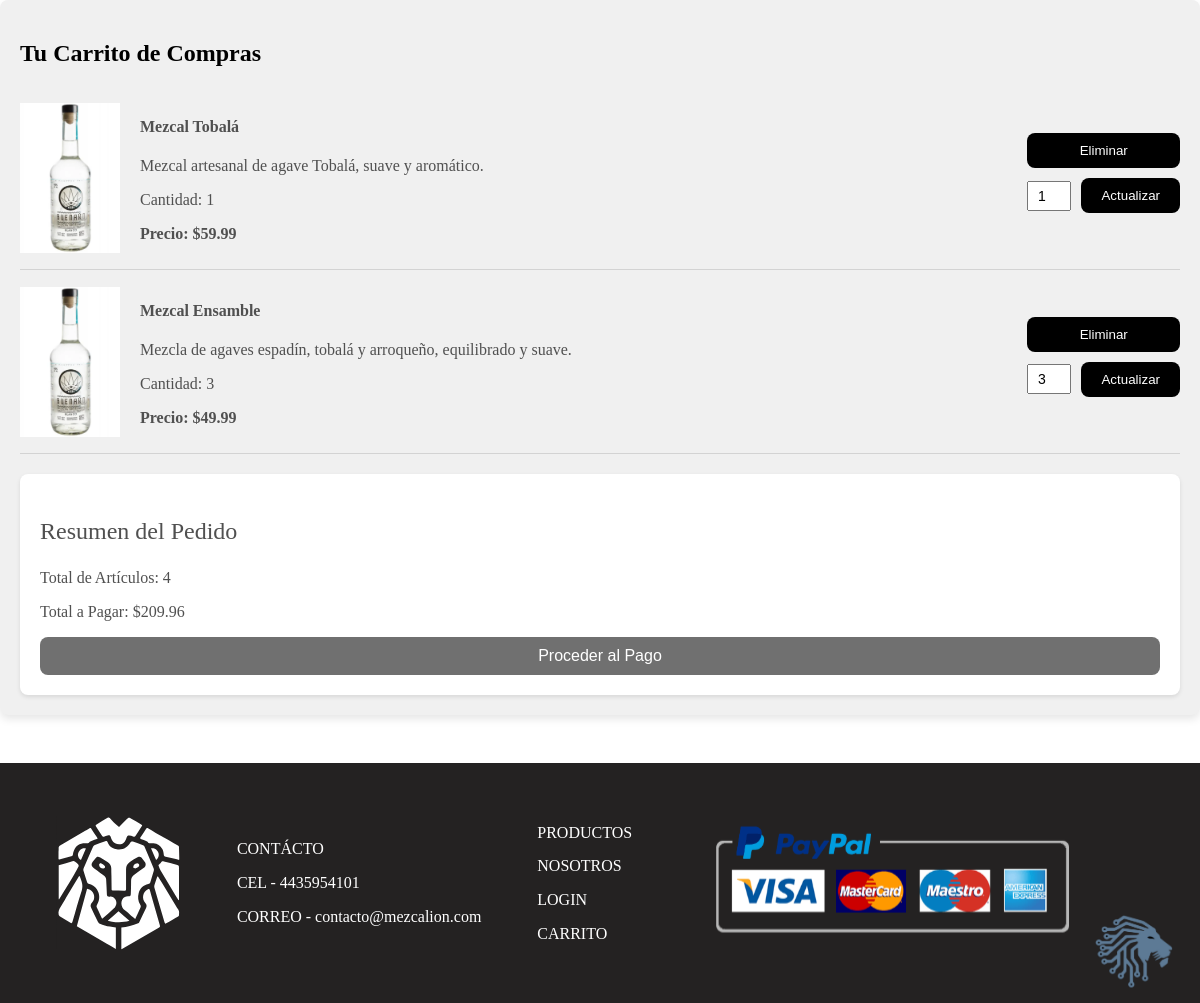
The app's page /carrito.php (signed in) with its own data.
### tables this page shows
CREATE TABLE `carrito_mezcales` (
  `ID_carrito` int(11) NOT NULL,
  `ID_mezcal` int(11) NOT NULL,
  `Cantidad` int(11) NOT NULL
);

CREATE TABLE `mezcales` (
  `ID_mezcal` int(11) NOT NULL,
  `Nombre_mezcal` varchar(255) NOT NULL,
  `Descripcion` text DEFAULT NULL,
  `Precio` decimal(10,2) NOT NULL,
  `Volumen` int(11) NOT NULL,
  `Imagen_mezcal` varchar(255) DEFAULT NULL,
  `Cantidad` int(11) NOT NULL,
  `Tipo_de_mezcal` varchar(255) DEFAULT NULL,
  `Tipo` varchar(255) DEFAULT NULL
);

### carrito.php (the view, shortened to what this page needs)
<?php
include 'conexion.php';
$id_usuario = $_SESSION['ID_usuario'];
$sql = "SELECT m.Nombre_mezcal, m.Descripcion, m.Precio, c.Cantidad, m.Imagen_mezcal, m.ID_mezcal
        FROM carrito_de_compras as cr
        JOIN carrito_mezcales as c ON cr.ID_carrito = c.ID_carrito
        JOIN mezcales as m ON m.ID_mezcal = c.ID_mezcal
        WHERE cr.ID_usuario = ?";
$stmt = $conn->prepare($sql);
$stmt->bind_param("i", $id_usuario);
$stmt->execute();
$resultado = $stmt->get_result();
$total = 0;
$totalArticulos = 0;
?>
<!DOCTYPE html>
<html lang="es">
<head>
    <link rel="stylesheet" href="estilos.css">
</head>
<body>
    <div class="mzcl-cart-container">
        <h2 class="mzcl-cart-header">Tu Carrito de Compras</h2>
        <?php while ($fila = $resultado->fetch_assoc()) { ?>
            <div class="mzcl-cart-item">
                <img class="mzcl-cart-image" src="img/<?php echo $fila['Imagen_mezcal']; ?>"
                    alt="<?php echo $fila['Nombre_mezcal']; ?>">
                <div class="mzcl-cart-description">
                    <h4><?php echo $fila['Nombre_mezcal']; ?></h4>
                    <p><?php echo $fila['Descripcion']; ?></p>
                    <p class="mzcl-cart-quantity">Cantidad: <?php echo $fila['Cantidad']; ?></p>
                    <p class="mzcl-cart-price">Precio: $<?php echo $fila['Precio']; ?></p>
                </div>
                <div class="mzcl-cart-actions">
                    <form method="post">
                        <button type="submit" class="mzcl-cart-action2">Eliminar</button>
                    </form>
                    <form method="post">
                        <input type="number" name="nueva_cantidad" min="1" value="<?php echo $fila['Cantidad']; ?>"
                            class="mzcl-cart-quantity-input">
                        <button type="submit" class="mzcl-cart-action">Actualizar</button>
                    </form>
                </div>
            </div>
            <?php
            $total += $fila['Precio'] * $fila['Cantidad'];
            $totalArticulos += $fila['Cantidad'];
        } ?>
        <div class="mzcl-cart-summary">
            <h3>Resumen del Pedido</h3>
            <p>Total de Artículos: <?php echo $totalArticulos; ?></p>
            <p>Total a Pagar: $<?php echo $total; ?></p>
            <button class="mzcl-checkout-btn">Proceder al Pago</button>
        </div>
    </div>
    <footer></footer>
</body>
</html>

### estilos.css (style rules this page uses)
body { margin: 0; }
header, footer { background-color: #242222; }
.productos-mezcales .productos .carta p, h3 { font-family: serif; font-size: 1.5em; font-weight: 500; }
.contenedor-productos .carta p, h3 { font-family: serif; }
.mzcl-cart-container { background-color: #f0f0f0; color: #505050; padding: 20px; border-radius: 8px; box-shadow: 0 4px 8px rgba(0, 0, 0, 0.1); }
.mzcl-cart-header { font-family: "Playfair Display", serif; color: #000000; margin-bottom: 20px; }
.mzcl-cart-item { display: flex; align-items: center; border-bottom: 1px solid #d3d3d3; padding: 10px 0; }
.mzcl-cart-image { width: 100px; margin-right: 20px; }
.mzcl-cart-description { flex-grow: 1; }
.mzcl-cart-price { font-weight: bold; }
.mzcl-cart-action { background-color: #000000; color: #ffffff; padding: 10px 20px; border: none; border-radius: 8px; cursor: pointer; }
.mzcl-cart-summary { margin-top: 20px; padding: 20px; background-color: #ffffff; box-shadow: 0 2px 4px rgba(0, 0, 0, 0.1); border-radius: 8px; }
.mzcl-checkout-btn { width: 100%; padding: 10px 0; background-color: #707070; color: #ffffff; border: none; border-radius: 8px; cursor: pointer; font-size: 16px; }
.mzcl-cart-actions { display: flex; flex-direction: column; align-items: stretch; }
.mzcl-cart-actions form { display: flex; flex-direction: row; align-items: center; margin-bottom: 10px; }
.mzcl-cart-quantity-input { width: 30px; padding: 5px; font-size: 14px; margin-right: 10px; text-align: center; }
.mzcl-cart-action, .mzcl-cart-action2 { padding: 10px 20px; border: none; border-radius: 8px; cursor: pointer; text-align: center; background-color: #000000; color: #ffffff; }
.mzcl-cart-action2 { margin-top: 0; width: 100%; }

### records on screen
carrito_mezcales: ID_mezcal.Imagen_mezcal (picture), ID_mezcal.Nombre_mezcal "Mezcal Tobalá", ID_mezcal.Descripcion "Mezcal artesanal de agave Tobalá, suave y aromático.", Cantidad "1", ID_mezcal.Precio "59.99", nueva_cantidad "1"
carrito_mezcales: ID_mezcal.Imagen_mezcal (picture), ID_mezcal.Nombre_mezcal "Mezcal Ensamble", ID_mezcal.Descripcion "Mezcla de agaves espadín, tobalá y arroqueño, equilibrado y suave.", Cantidad "3", ID_mezcal.Precio "49.99", nueva_cantidad "3"

### other values on screen
$totalArticulos "4"
$total "209.96"
